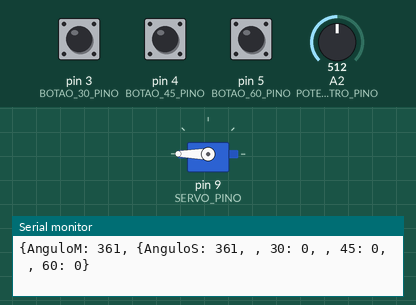
Simulated run of this sketch. Board: Arduino Uno, built with avr-gcc and run on an emulated ATmega328P. Parts: servo, the last lines printed to the serial monitor. The test bench sets the inputs (shaded band); at power-on: A2 (POTENCIOMETRO_PINO) = 512, pin 3 (BOTAO_30_PINO) LOW, pin 4 (BOTAO_45_PINO) LOW, pin 5 (BOTAO_60_PINO) LOW.

Above: at 1.2 s.
1.3 s: A2 (POTENCIOMETRO_PINO) set to 122
At 2.5 s:
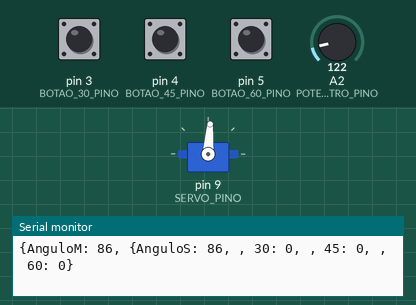
2.9 s: pin 3 (BOTAO_30_PINO) pulled HIGH for 0.15 s
At 3.01 s:
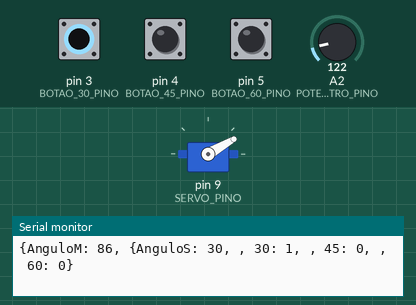
4.6 s: pin 4 (BOTAO_45_PINO) pulled HIGH for 0.15 s
At 4.7 s:
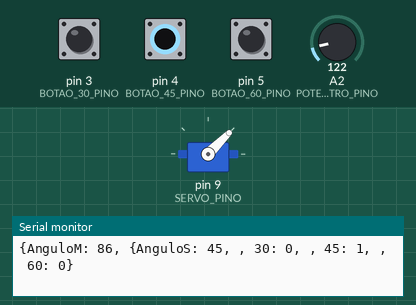
6.2 s: pin 5 (BOTAO_60_PINO) pulled HIGH for 0.15 s
At 6.9 s:
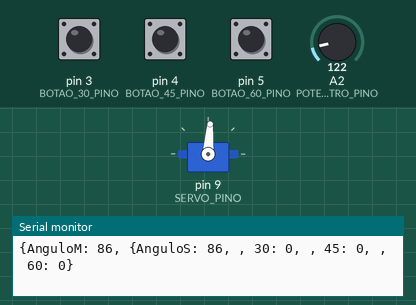
7.8 s: A2 (POTENCIOMETRO_PINO) set to 0
At 8.6 s:
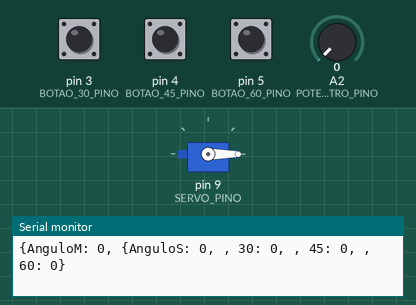
9.3 s: pin 3 (BOTAO_30_PINO) pulled HIGH for 1 s
At 10.1 s:
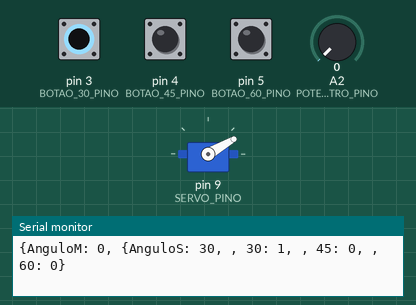
Timing chart, 0 to 12.3 s (numbered marks = the images above; inputs shaded):
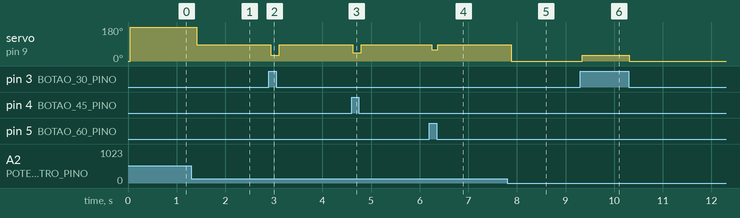

The sketch:

transferidor_boa_memoria.ino
```cpp
#include <Servo.h>

#define POTENCIOMETRO_PINO A2
#define SERVO_PINO 9
#define BOTAO_30_PINO 3
#define BOTAO_45_PINO 4
#define BOTAO_60_PINO 5

#define DEBUG

struct estado {
  int angulo;
  int botao_30;
  bool botao_45;
  bool botao_60;
} estadoPassado;

int memoriaAngulos[3];
int memoriaAngulosQnt = 0;
Servo serv;

static void anexar_angulo_memoria(const int angulo)
{
  memoriaAngulos[memoriaAngulosQnt] = angulo;
  memoriaAngulosQnt++;
}

static void retirar_angulo_memoria(const int angulo)
{
  int anguloIndice = 0;
  while (memoriaAngulos[anguloIndice] != angulo)
    anguloIndice++;

  while (anguloIndice < 2) {
    memoriaAngulos[anguloIndice] = memoriaAngulos[anguloIndice + 1];
    anguloIndice++;
  }

  memoriaAngulosQnt--;
}

int registrar_estado_atual(const int anguloMedido, const bool botao_30, const bool botao_45, const bool botao_60)
{
  if (!estadoPassado.botao_30 && botao_30){
    anexar_angulo_memoria(30);
    estadoPassado.botao_30 = true;
  }
  if (!estadoPassado.botao_45 && botao_45) {
    anexar_angulo_memoria(45);
    estadoPassado.botao_45 = true;
  }
  if (!estadoPassado.botao_60 && botao_60) {
    anexar_angulo_memoria(60);
    estadoPassado.botao_60 = true;
  }

  if (estadoPassado.botao_30 && !botao_30) {
    retirar_angulo_memoria(30);
    estadoPassado.botao_30 = false;
  }
  if (estadoPassado.botao_45 && !botao_45) {
    retirar_angulo_memoria(45);
    estadoPassado.botao_45 = false;
  }
  if (estadoPassado.botao_60 && !botao_60) {
    retirar_angulo_memoria(60);
    estadoPassado.botao_60 = false;
  }

  if (memoriaAngulosQnt)
    return memoriaAngulos[memoriaAngulosQnt - 1];

  int anguloPassado = estadoPassado.angulo;
  estadoPassado.angulo = anguloMedido;
  return anguloPassado;
}

#ifdef DEBUG
void print_estado(const int anguloMedido, const int anguloServo, const bool botao_30, const bool botao_45, const bool botao_60)
{
  Serial.print("{AnguloM: ");
  Serial.print(anguloMedido);

  Serial.print(", ");
  Serial.print("{AnguloS: ");
  Serial.print(anguloServo);

  Serial.print(", ");
  Serial.print(", 30: ");
  Serial.print(botao_30);

  Serial.print(", ");
  Serial.print(", 45: ");
  Serial.print(botao_45);

  Serial.print(", ");
  Serial.print(", 60: ");
  Serial.print(botao_60);

  Serial.println("}");
}
#endif

void mover_servo(const int angulo)
{
  serv.write(angulo);
  delay(20);
}

void setup()
{
  pinMode(POTENCIOMETRO_PINO, INPUT);
  pinMode(SERVO_PINO, OUTPUT);
  pinMode(BOTAO_30_PINO, INPUT);
  pinMode(BOTAO_45_PINO, INPUT);
  pinMode(BOTAO_60_PINO, INPUT);
  serv.attach(SERVO_PINO);

  estadoPassado = {0, LOW, LOW, LOW};
  mover_servo(estadoPassado.angulo);

  #ifdef DEBUG
  Serial.begin(9600);
  #endif
}

void loop()
{
  int anguloMedido = map(analogRead(POTENCIOMETRO_PINO), 0, 255, 0, 180);
  bool botao_30 = digitalRead(BOTAO_30_PINO);
  bool botao_45 = digitalRead(BOTAO_45_PINO);
  bool botao_60 = digitalRead(BOTAO_60_PINO);

  int anguloServo = registrar_estado_atual(anguloMedido, botao_30, botao_45, botao_60);
  mover_servo(anguloServo);

  #ifdef DEBUG
  print_estado(anguloMedido, anguloServo, botao_30, botao_45, botao_60);
  #endif
}
```

Measured:
- after the input at 1.3 s, servo on pin 9 (SERVO_PINO): 180° → 86° after 0.12 s
- after the input at 2.9 s, servo on pin 9 (SERVO_PINO): 86° → 30° at once, → 86° 0.17 s later
- after the input at 4.6 s, servo on pin 9 (SERVO_PINO): 86° → 45° at once, → 86° 0.17 s later
- after the input at 6.2 s, servo on pin 9 (SERVO_PINO): 86° → 60° after 0.05 s, → 86° 0.12 s later
- after the input at 7.8 s, servo on pin 9 (SERVO_PINO): 86° → 0° after 0.08 s
- after the input at 9.3 s, servo on pin 9 (SERVO_PINO): 0° → 30° at once, → 0° 0.97 s later
